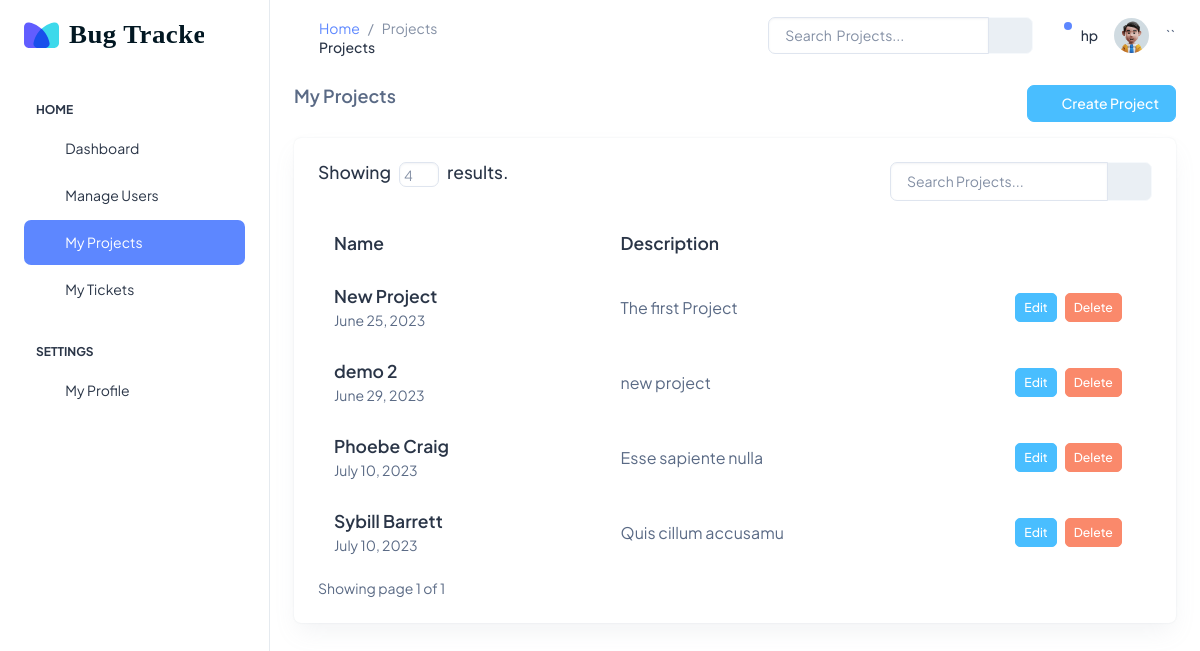
/projects/ (signed in), run on an earlier commit of the app's database.
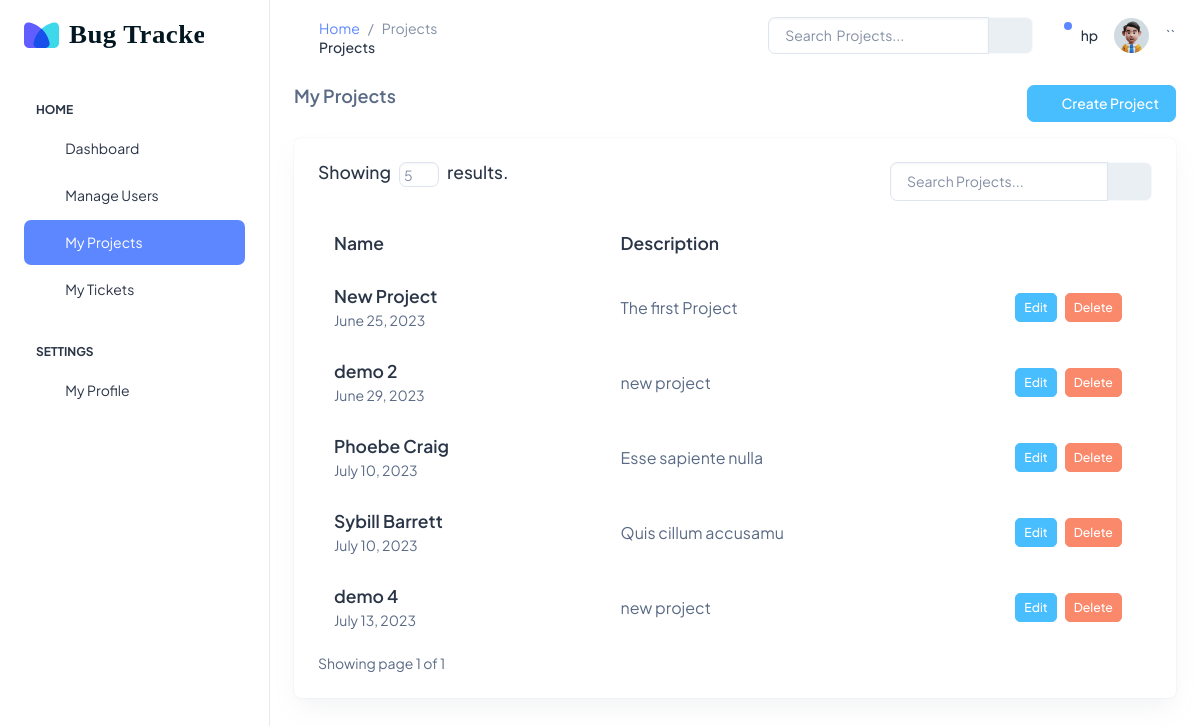
And on a later commit of the database.
### projects/models.py (models this page shows, shortened)
class Project(models.Model):
    name = models.CharField(max_length=200, blank=False)
    description = models.TextField()
    personnels = models.ManyToManyField(User)
    created_at = models.DateTimeField(auto_now_add=True)

### projects/views.py (the view)
# urls.py: path("", views.ProjectsListView.as_view(), name="projects"),
class ProjectsListView(LoginRequiredMixin, PermissionRequiredMixin, ListView):
    login_url = "/users/login"
    permission_required = "projects.view_project"
    redirect_field_name = "/projects"
    template_name = "projects/index.html"
    model = Project
    context_object_name = "projects"
    def get_queryset(self):
        search = self.request.GET.get("search", "")
        projects = Project.objects.filter(
            name__icontains=search
        ) | Project.objects.filter(description__icontains=search)
        return projects
    def get_paginate_by(self, queryset):
        if self.request.GET.get("page_number"):
            self.request.session["page_number"] = self.request.GET.get("page_number")
        self.paginate_by = self.request.session.get("page_number", 5)
        return self.paginate_by

### projects/templates/projects/index.html (shortened to what the changed rows need)
{% extends 'base.html' %}
{% load static %}
{% block content %}
<div class="row">
    <div class="col d-flex align-items-stretch">
        {% if projects.count %}
        <div class="card w-100">
            <div class="card-body p-4">
                <div class="row">
                    <div class="col-8">
                        <h5 class="d-flex">
                            Showing
                            <form action="{% url 'projects' %}" method="get">
                                <input
                                    style="width: 40px; height: 25px"
                                    name="page_number"
                                    class="form-control ps-1 pe-1 mx-2"
                                    type="number"
                                    placeholder="{{object_list.count}}"
                                />
                            </form>
                            results.
                        </h5>
                    </div>
                    <div class="col-4">
                        <form action="{% url 'projects' %}" method="GET">
                            <div class="input-group mb-3">
                                <input
                                    type="text"
                                    name="search"
                                    class="form-control"
                                    placeholder="Search Projects..."
                                    aria-label="Search"
                                    aria-describedby="basic-addon2"
                                />
                                <button
                                    class="input-group-text"
                                    id="basic-addon2"
                                    type="submit"
                                >
                                    <i class="ti ti-list-search"></i>
                                </button>
                            </div>
                        </form>
                    </div>
                </div>
                <div class="table-responsive">
                    <table class="table text-nowrap mb-0 align-middle">
                        <thead class="text-dark fs-4">
                            <tr>
                                <th class="border-bottom-0">
                                    <h5 class="fw-semibold mb-0">Name</h5>
                                </th>
                                <th class="border-bottom-0">
                                    <h5 class="fw-semibold mb-0">
                                        Description
                                    </h5>
                                </th>
                                <th
                                    class="border-bottom-0"
                                    style="width: 20%"
                                ></th>
                            </tr>
                        </thead>
                        <tbody>
                            {% for project in projects %}
                            <tr>
                                <td class="border-bottom-0 pb-0">
                                    <a
                                        href="{% url 'detail_project' project.id%}"
                                    >
                                        <h5 class="fw-semibold mb-1">
                                            {{project.name}}
                                        </h5>
                                    </a>
                                    <p class="fw-normal">
                                        <small
                                            >{{project.created_at|date}}</small
                                        >
                                    </p>
                                </td>
                                <td class="border-bottom-0">
                                    <p class="mb-0 fw-normal">
                                        {{project.description}}
                                    </p>
                                </td>
                                <td class="border-bottom-0">
                                    <div
                                        class="d-flex align-items-center justify-content-center gap-2"
                                    >
                                        <a
                                            href="{% url 'edit_project' project.id%}"
                                            class="btn btn-secondary btn-sm"
                                            >Edit</a
                                        >
                                        <button
                                            class="btn btn-danger btn-sm"
                                            data-bs-toggle="modal"
                                            data-bs-target="#deleteproject{{project.id}}"
                                        >
                                            Delete
                                        </button>
                                    </div>
                                </td>
                            </tr>
                            {% endfor %}
                        </tbody>
                    </table>
                </div>
                <div class="pagination-container mt-2">
                    <div class="row">
                        <div class="col">
                            Showing page {{page_obj.number}} of
                            {{page_obj.paginator.num_pages}}
                        </div>
                        <div class="col d-flex justify-content-end">
                        </div>
                    </div>
                </div>
            </div>
        </div>
        {% else %}
        <h5>You Have No Projects.</h5>
        {% endif %}
    </div>
</div>
{% endblock content %}

What changed in the data, as far as the page shows it:
added Project: name "demo 4", created_at "July 13, 2023", description "new project"
Also different on the page:
form field page_number: "4" → "5"
